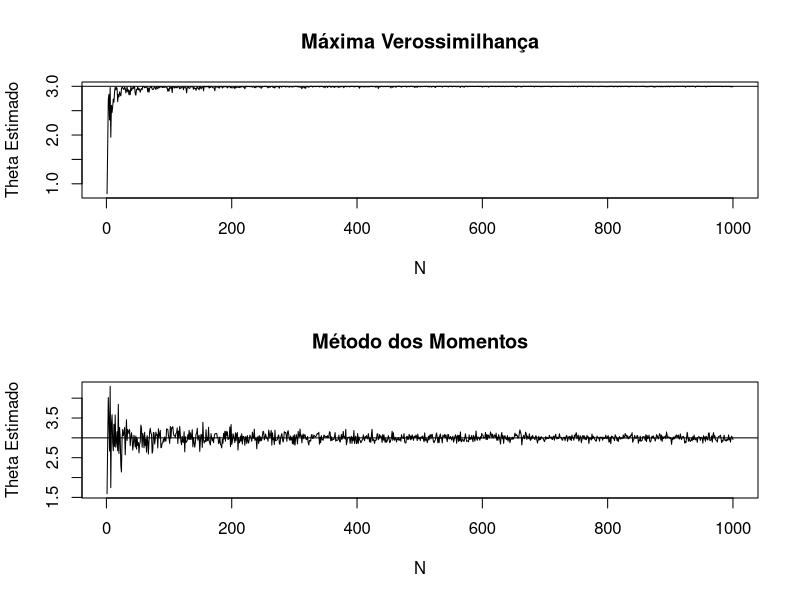
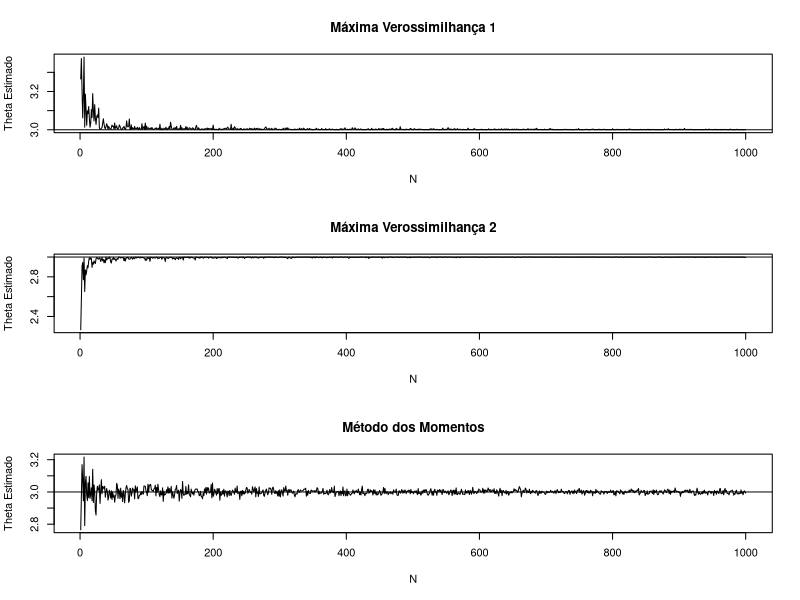

Here is the R script that generated these plots, in order:
## ---- chunk 1

set.seed(1)

theta<-3
N<-1000

Theta_MV<-numeric(N)
Theta_MM<-numeric(N)

for (j in 1:N) {
        x<-runif(j,max=theta)

        # Máxima Verossimilhança
        Theta_MV[j]<-max(x)

        # Método dos Momentos
        Theta_MM[j]<-2*mean(x)
}

par(mfrow=c(2,1))

plot(Theta_MV,type="l",ylab="Theta Estimado",xlab="N",main="Máxima Verossimilhança")
abline(h=theta)
plot(Theta_MM,type="l",ylab="Theta Estimado",,xlab="N",main="Método dos Momentos")
abline(h=theta)

## ---- chunk 2

set.seed(1)

theta<-3
N<-1000

Theta_MV1<-numeric(N)
Theta_MV2<-numeric(N)
Theta_MM<-numeric(N)

for (j in 1:N) {
        x<-runif(j,min=theta,max=theta+1)

        # Máxima Verossimilhança
        Theta_MV1[j]<-min(x)
        Theta_MV2[j]<-max(x)-1


        # Método dos Momentos
        Theta_MM[j]<-(2*mean(x)-1)/2
}

par(mfrow=c(3,1))

plot(Theta_MV1,type="l",ylab="Theta Estimado",xlab="N",main="Máxima Verossimilhança 1")
abline(h=theta)
plot(Theta_MV2,type="l",ylab="Theta Estimado",xlab="N",main="Máxima Verossimilhança 2")
abline(h=theta)
plot(Theta_MM,type="l",ylab="Theta Estimado",,xlab="N",main="Método dos Momentos")
abline(h=theta)

